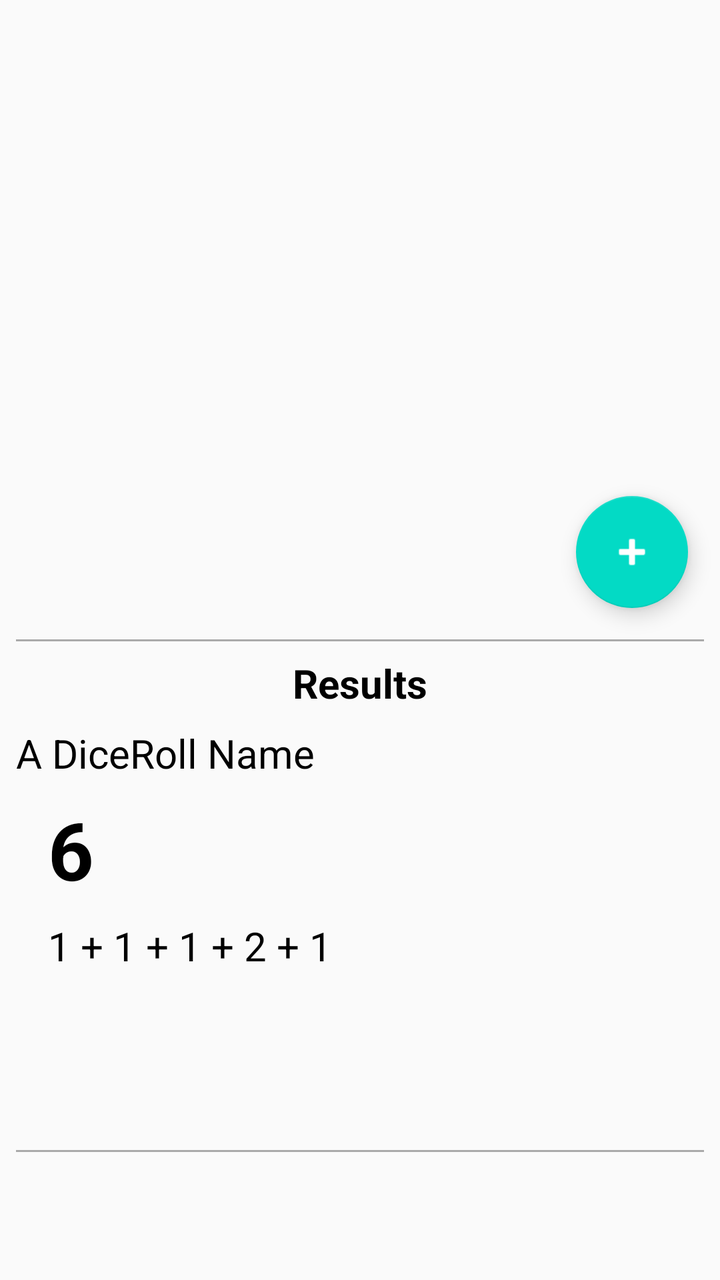
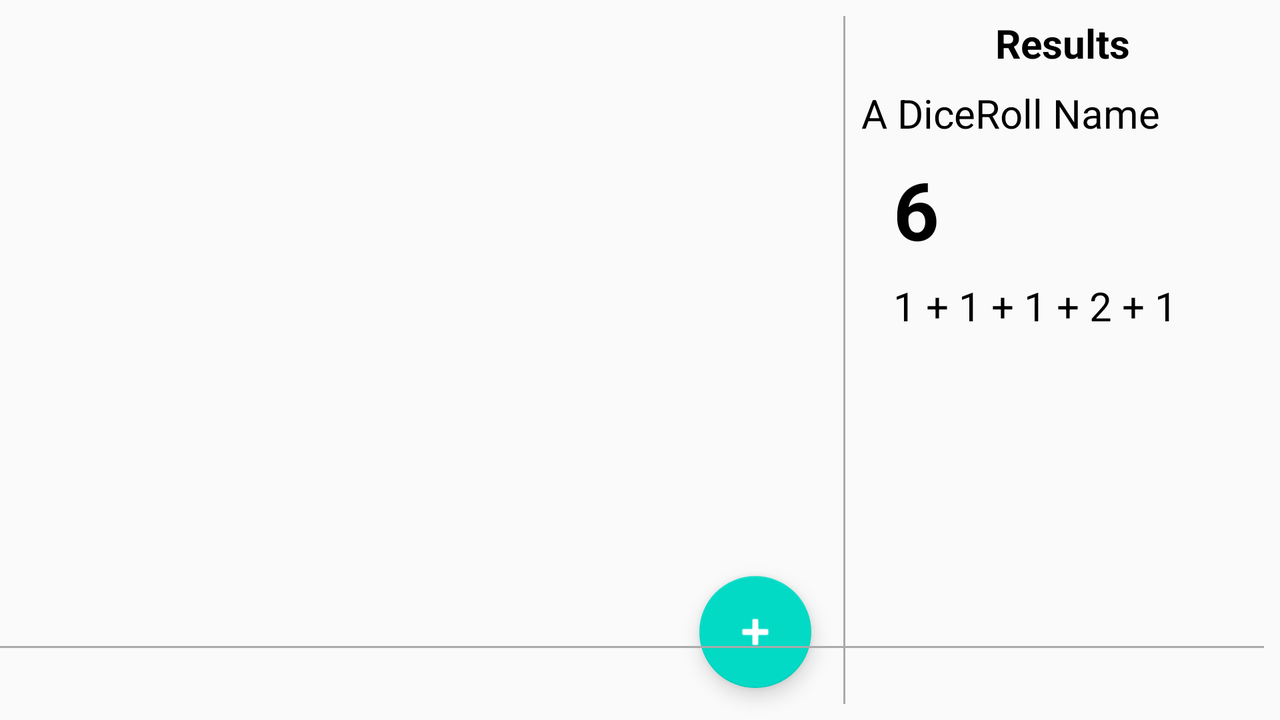

An Android layout and its configuration variant, each rendered on a device that would load it. The default file and the variant file are quoted in full after the pictures.
<!-- AndroidManifest.xml: application theme AppTheme -->
<!-- res/layout/activity_favorite.xml -->
<?xml version="1.0" encoding="utf-8"?>
<android.support.constraint.ConstraintLayout xmlns:android="http://schemas.android.com/apk/res/android"
    xmlns:app="http://schemas.android.com/apk/res-auto"
    xmlns:tools="http://schemas.android.com/tools"
    android:layout_width="match_parent"
    android:layout_height="match_parent"
    tools:context=".MainActivity"
    android:background="@color/colorBackground">

    <FrameLayout
        android:layout_width="0dp"
        android:layout_height="0dp"
        app:layout_constraintBottom_toTopOf="@+id/guideline"
        app:layout_constraintEnd_toEndOf="parent"
        app:layout_constraintHorizontal_bias="0.0"
        app:layout_constraintStart_toStartOf="parent"
        app:layout_constraintTop_toTopOf="parent">
        <include layout="@layout/favorite_recycler_view" />
    </FrameLayout>

    <android.support.constraint.Guideline
        android:id="@+id/guideline"
        android:layout_width="wrap_content"
        android:layout_height="wrap_content"
        android:orientation="horizontal"
        app:layout_constraintGuide_percent=".5" />

    <View
        android:id="@+id/divider_50"
        style="@style/horizontal_divider"
        app:layout_constraintBottom_toBottomOf="parent"
        app:layout_constraintEnd_toEndOf="parent"
        app:layout_constraintStart_toStartOf="parent"
        app:layout_constraintTop_toTopOf="parent" />

    <View
        android:id="@+id/divider_90"
        style="@style/horizontal_divider"
        app:layout_constraintBottom_toBottomOf="parent"
        app:layout_constraintEnd_toEndOf="parent"
        app:layout_constraintStart_toStartOf="parent"
        app:layout_constraintTop_toTopOf="parent"
        app:layout_constraintVertical_bias="0.9" />

    <FrameLayout
        android:id="@+id/result_container"
        android:layout_width="0dp"
        android:layout_height="0dp"
        app:layout_constraintBottom_toTopOf="@+id/guideline2"
        app:layout_constraintEnd_toEndOf="parent"
        app:layout_constraintStart_toStartOf="parent"
        app:layout_constraintTop_toTopOf="@+id/guideline">
        <include layout="@layout/results"/>
    </FrameLayout>

    <android.support.constraint.Guideline
        android:id="@+id/guideline2"
        android:layout_width="wrap_content"
        android:layout_height="wrap_content"
        android:orientation="horizontal"
        app:layout_constraintGuide_percent=".9" />

    <FrameLayout
        android:id="@+id/favorite_ad_container"
        android:layout_width="0dp"
        android:layout_height="0dp"
        app:layout_constraintBottom_toBottomOf="parent"
        app:layout_constraintEnd_toEndOf="parent"
        app:layout_constraintStart_toStartOf="parent"
        app:layout_constraintTop_toTopOf="@+id/guideline2">

    </FrameLayout>

</android.support.constraint.ConstraintLayout>
<!-- res/layout/favorite_recycler_view.xml (included above) -->
<?xml version="1.0" encoding="utf-8"?>
<android.support.design.widget.CoordinatorLayout xmlns:android="http://schemas.android.com/apk/res/android"
    android:layout_width="match_parent"
    android:layout_height="match_parent">

    <android.support.v7.widget.RecyclerView
        android:id="@+id/favorite_rv"
        android:layout_width="match_parent"
        android:layout_height="match_parent"
        android:layout_margin="8dp" />

    <android.support.design.widget.FloatingActionButton
        android:id="@+id/add_favorite_fab"
        android:layout_width="wrap_content"
        android:layout_height="wrap_content"
        android:src="@android:drawable/ic_input_add"
        android:layout_margin="16dp"
        android:layout_gravity="bottom|end"
        android:tint="@android:color/white"/>
</android.support.design.widget.CoordinatorLayout>
<!-- res/layout/results.xml (included above) -->
<?xml version="1.0" encoding="utf-8"?>
<android.support.constraint.ConstraintLayout xmlns:android="http://schemas.android.com/apk/res/android"
    xmlns:app="http://schemas.android.com/apk/res-auto"
    xmlns:tools="http://schemas.android.com/tools"
    android:layout_width="match_parent"
    android:layout_height="match_parent"
    android:background="@color/colorBackground">


    <TextView
        android:id="@+id/results_header"
        style="@style/header_style"
        android:layout_width="wrap_content"
        android:layout_height="wrap_content"
        android:layout_marginStart="8dp"
        android:layout_marginLeft="8dp"
        android:layout_marginTop="8dp"
        android:layout_marginEnd="8dp"
        android:layout_marginRight="8dp"
        android:text="@string/results_header"
        app:layout_constraintEnd_toEndOf="parent"
        app:layout_constraintStart_toStartOf="parent"
        app:layout_constraintTop_toTopOf="parent" />

    <TextView
        android:id="@+id/results_name_tv"
        android:layout_width="0dp"
        android:layout_height="wrap_content"
        android:layout_marginStart="8dp"
        android:layout_marginLeft="8dp"
        android:layout_marginTop="8dp"
        android:layout_marginEnd="8dp"
        android:layout_marginRight="8dp"
        style="@style/basic_text_style"
        app:layout_constraintStart_toStartOf="parent"
        app:layout_constraintTop_toBottomOf="@+id/results_header"
        tools:text="A DiceRoll Name" />

    <TextView
        android:id="@+id/results_total_tv"
        android:layout_width="0dp"
        android:layout_height="wrap_content"
        android:layout_marginStart="24dp"
        android:layout_marginLeft="24dp"
        android:layout_marginTop="8dp"
        android:layout_marginEnd="8dp"
        android:layout_marginRight="8dp"
        android:textSize="40sp"
        app:layout_constraintEnd_toEndOf="parent"
        app:layout_constraintHorizontal_bias="0.0"
        app:layout_constraintStart_toStartOf="parent"
        app:layout_constraintTop_toBottomOf="@+id/results_name_tv"
        tools:text="6"
        style="@style/header_style"/>

    <ScrollView
        android:id="@+id/descrip_scrollview"
        android:layout_width="0dp"
        android:layout_height="0dp"
        android:layout_marginStart="24dp"
        android:layout_marginLeft="24dp"
        android:layout_marginTop="8dp"
        android:layout_marginEnd="8dp"
        android:layout_marginRight="8dp"
        android:layout_marginBottom="8dp"
        app:layout_constraintBottom_toBottomOf="parent"
        app:layout_constraintEnd_toEndOf="parent"
        app:layout_constraintStart_toStartOf="parent"
        app:layout_constraintTop_toBottomOf="@+id/results_total_tv"
        tools:text="1 + 1 + 1 + 2 + 1">

        <TextView
            android:id="@+id/results_descrip_tv"
            android:layout_width="match_parent"
            android:layout_height="wrap_content"
            android:paddingBottom="16dp"
            style="@style/basic_text_style"
            tools:text="1 + 1 + 1 + 2 + 1" />
    </ScrollView>
</android.support.constraint.ConstraintLayout>
<!-- resources referenced by this layout -->
<resources>
  <string name="results_header">Results</string>
  <style name="basic_text_style">
          <item name="android:textColor">@android:color/black</item>
          <item name="android:textSize">20sp</item>
      </style>
  <style name="header_style" parent="basic_text_style">
          <item name="android:textStyle">bold</item>
      </style>
  <style name="horizontal_divider" parent="divider">
          <item name="android:layout_height">1dp</item>
          <item name="android:layout_width">match_parent</item>
          <item name="android:layout_marginStart">8dp</item>
          <item name="android:layout_marginLeft">8dp</item>
          <item name="android:layout_marginEnd">8dp</item>
          <item name="android:layout_marginRight">8dp</item>
      </style>
  <style name="AppTheme" parent="Theme.AppCompat.Light.DarkActionBar">
          
          <item name="colorPrimary">@color/colorPrimary</item>
          <item name="colorPrimaryDark">@color/colorPrimaryDark</item>
          <item name="colorAccent">@color/colorAccent</item>
      </style>
  <style name="divider">
          <item name="android:background">@android:color/darker_gray</item>
      </style>
</resources>
<!-- res/layout-land/activity_favorite.xml (the repository's variant of the layout above) -->
<!-- drawn on the phone turned sideways -->
<?xml version="1.0" encoding="utf-8"?>
<android.support.constraint.ConstraintLayout xmlns:android="http://schemas.android.com/apk/res/android"
    xmlns:app="http://schemas.android.com/apk/res-auto"
    xmlns:tools="http://schemas.android.com/tools"
    android:layout_width="match_parent"
    android:layout_height="match_parent"
    tools:context=".ui.MainActivity"
    android:background="@color/colorBackground">

    <FrameLayout
        android:layout_width="0dp"
        android:layout_height="0dp"
        app:layout_constraintBottom_toBottomOf="parent"
        app:layout_constraintEnd_toStartOf="@+id/divider_66"
        app:layout_constraintStart_toStartOf="parent"
        app:layout_constraintTop_toTopOf="parent">

        <include layout="@layout/favorite_recycler_view" />
    </FrameLayout>

    <View
        android:id="@+id/divider_66"
        style="@style/vertical_divider"
        app:layout_constraintBottom_toBottomOf="parent"
        app:layout_constraintEnd_toEndOf="parent"
        app:layout_constraintHorizontal_bias="0.66"
        app:layout_constraintStart_toStartOf="parent"
        app:layout_constraintTop_toTopOf="parent" />

    <FrameLayout
        android:id="@+id/result_container"
        android:layout_width="0dp"
        android:layout_height="0dp"
        app:layout_constraintBottom_toTopOf="@+id/ad_divider"
        app:layout_constraintEnd_toEndOf="parent"
        app:layout_constraintStart_toEndOf="@+id/divider_66"
        app:layout_constraintTop_toTopOf="parent">

        <include layout="@layout/results" />
    </FrameLayout>

    <View
        android:id="@+id/ad_divider"
        style="@style/horizontal_divider"
        android:layout_width="0dp"
        app:layout_constraintBottom_toBottomOf="parent"
        app:layout_constraintEnd_toEndOf="parent"
        app:layout_constraintTop_toTopOf="parent"
        app:layout_constraintVertical_bias="0.9" />

    <FrameLayout
        android:id="@+id/favorite_ad_container"
        android:layout_width="0dp"
        android:layout_height="0dp"
        app:layout_constraintBottom_toBottomOf="parent"
        app:layout_constraintEnd_toEndOf="parent"
        app:layout_constraintStart_toEndOf="@+id/divider_66"
        app:layout_constraintTop_toBottomOf="@+id/result_container">

    </FrameLayout>

</android.support.constraint.ConstraintLayout>
<!-- resources referenced by the variant -->
<!-- as the phone turned sideways resolves them -->
<resources>
  <string name="results_header">Results</string>
  <style name="basic_text_style">
          <item name="android:textColor">@android:color/black</item>
          <item name="android:textSize">20sp</item>
      </style>
  <style name="header_style" parent="basic_text_style">
          <item name="android:textStyle">bold</item>
      </style>
  <style name="horizontal_divider" parent="divider">
          <item name="android:layout_height">1dp</item>
          <item name="android:layout_width">match_parent</item>
          <item name="android:layout_marginStart">8dp</item>
          <item name="android:layout_marginLeft">8dp</item>
          <item name="android:layout_marginEnd">8dp</item>
          <item name="android:layout_marginRight">8dp</item>
      </style>
  <style name="vertical_divider" parent="divider">
          <item name="android:layout_height">match_parent</item>
          <item name="android:layout_width">1dp</item>
          <item name="android:layout_marginTop">8dp</item>
          <item name="android:layout_marginBottom">8dp</item>
      </style>
  <style name="AppTheme" parent="Theme.AppCompat.Light.DarkActionBar">
          
          <item name="colorPrimary">@color/colorPrimary</item>
          <item name="colorPrimaryDark">@color/colorPrimaryDark</item>
          <item name="colorAccent">@color/colorAccent</item>
      </style>
  <style name="divider">
          <item name="android:background">@android:color/darker_gray</item>
      </style>
</resources>
